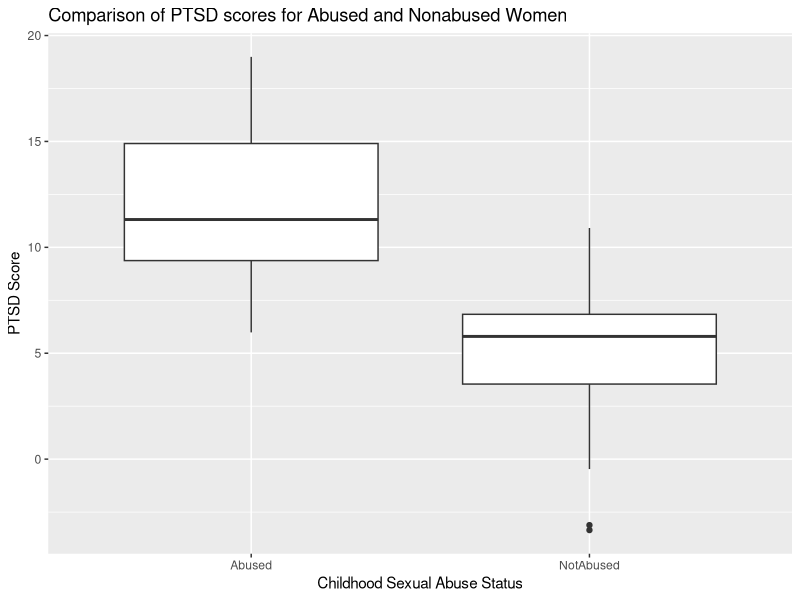
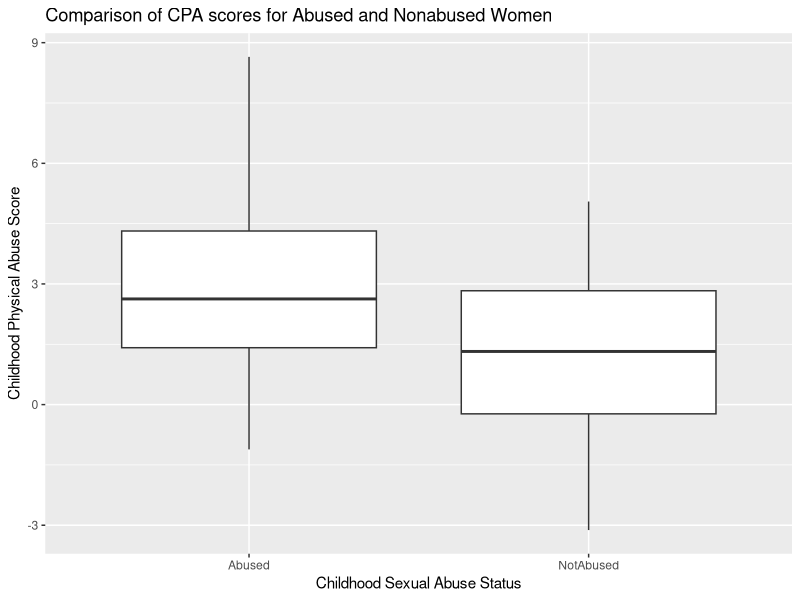
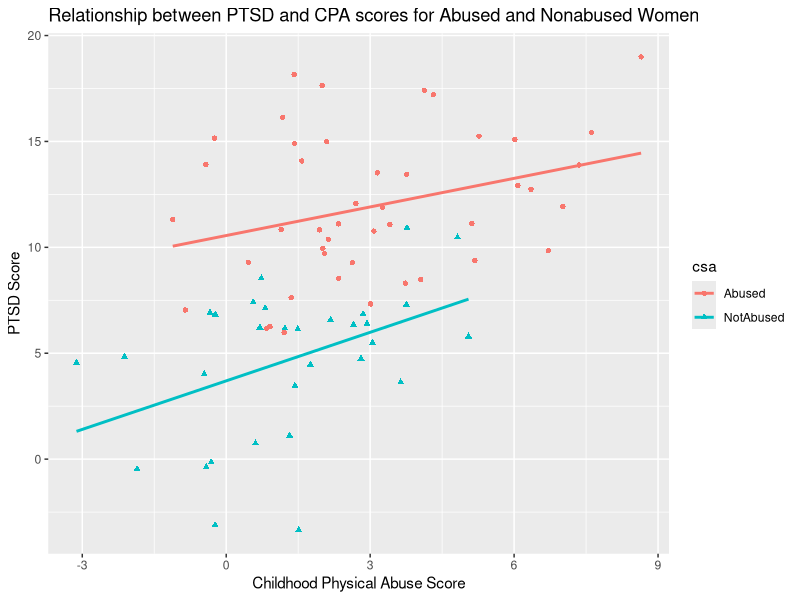

The R script that drew these images, in order:
## ---- chunk 1
library(tidyverse)
## ---- chunk 2
library(here)
## ---- chunk 3
abuse <- read.csv(here("Data","Sexual Abuse Data.csv"))
## ---- chunk 4
ggplot(abuse, aes(x = csa, y = ptsd))+
  geom_boxplot()+
    labs(x = "Childhood Sexual Abuse Status",
         y = "PTSD Score",
        title = "Comparison of PTSD scores for Abused and Nonabused Women")
## ---- chunk 5
ggplot(abuse, aes(x = csa, y = cpa))+
  geom_boxplot()+
  labs(x = "Childhood Sexual Abuse Status",
       y = "Childhood Physical Abuse Score",
       title = "Comparison of CPA scores for Abused and Nonabused Women")
## ---- chunk 6
ggplot(abuse, aes(x = cpa, y = ptsd, shape= csa, color = csa))+
  geom_point()+
  stat_smooth(method = "lm", se = FALSE)+
  labs(x = "Childhood Physical Abuse Score",
       y = "PTSD Score",
       title = "Relationship between PTSD and CPA scores for Abused and Nonabused Women")
